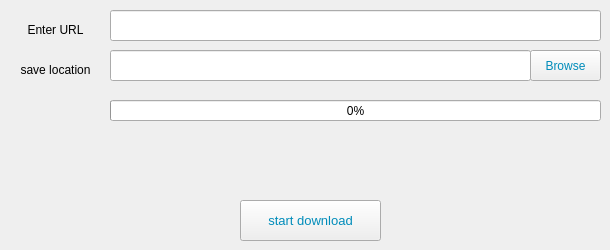
    <widget class="QWidget" name="tab">
     <attribute name="title">
      <string>Download Any File</string>
     </attribute>
     <widget class="QLineEdit" name="lineEdit_3">
      <property name="geometry">
       <rect>
        <x>110</x>
        <y>50</y>
        <width>421</width>
        <height>31</height>
       </rect>
      </property>
     </widget>
     <widget class="QProgressBar" name="progressBar">
      <property name="geometry">
       <rect>
        <x>110</x>
        <y>100</y>
        <width>491</width>
        <height>21</height>
       </rect>
      </property>
      <property name="autoFillBackground">
       <bool>false</bool>
      </property>
      <property name="styleSheet">
       <string notr="true"/>
      </property>
      <property name="value">
       <number>0</number>
      </property>
      <property name="orientation">
       <enum>Qt::Horizontal</enum>
      </property>
      <property name="invertedAppearance">
       <bool>false</bool>
      </property>
      <property name="textDirection">
       <enum>QProgressBar::BottomToTop</enum>
      </property>
     </widget>
     <widget class="QLabel" name="label_2">
      <property name="geometry">
       <rect>
        <x>10</x>
        <y>50</y>
        <width>91</width>
        <height>41</height>
       </rect>
      </property>
      <property name="text">
       <string>&lt;html&gt;&lt;head/&gt;&lt;body&gt;&lt;p align=&quot;center&quot;&gt;&lt;span style=&quot; font-size:9pt;&quot;&gt;save location&lt;/span&gt;&lt;/p&gt;&lt;/body&gt;&lt;/html&gt;</string>
      </property>
     </widget>
     <widget class="QPushButton" name="pushButton">
      <property name="geometry">
       <rect>
        <x>240</x>
        <y>200</y>
        <width>141</width>
        <height>41</height>
       </rect>
      </property>
      <property name="toolTip">
       <string>&lt;html&gt;&lt;head/&gt;&lt;body&gt;&lt;p align=&quot;center&quot;&gt;&lt;span style=&quot; font-size:9pt; color:#ffffff;&quot;&gt;Press to Download&lt;/span&gt;&lt;/p&gt;&lt;/body&gt;&lt;/html&gt;</string>
      </property>
      <property name="whatsThis">
       <string>&lt;html&gt;&lt;head/&gt;&lt;body&gt;&lt;p align=&quot;center&quot;&gt;&lt;span style=&quot; color:#e1bf10;&quot;&gt;Start Download&lt;/span&gt;&lt;/p&gt;&lt;/body&gt;&lt;/html&gt;</string>
      </property>
      <property name="styleSheet">
       <string notr="true">QPushButton{

  color:  #008CBA;
  padding: 10px 20px;
  text-align: center;
  text-decoration: none;
  display: inline-block;
  font-size:13px;
 transition-duration: 0.9s;

}
.QPushButton:hover {
  background-color:  #008CBA; /* Green */
  color: white;
}
{
  box-shadow: 0 8px 16px 0 rgba(0,0,0,0.2), 0 6px 20px 0 rgba(0,0,0,0.19);
}

.QPushButton:hover {
  box-shadow: 0 12px 16px 0 rgba(0,0,0,0.24), 0 17px 50px 0 rgba(0,0,0,0.19);


  transition-duration: 0.4s;
}

.QPushButton:hover {
  background-color: #4CAF50; /* Green */
  color: white;
}

.QPushButton {
  box-shadow: 0 8px 16px 0 rgba(0,0,0,0.2), 0 6px 20px 0 rgba(0,0,0,0.19);
}

.QPushButton:hover {
  box-shadow: 0 12px 16px 0 rgba(0,0,0,0.24), 0 17px 50px 0 rgba(0,0,0,0.19);

}</string>
      </property>
      <property name="text">
       <string>start download</string>
      </property>
     </widget>
     <widget class="QPushButton" name="pushButton_3">
      <property name="geometry">
       <rect>
        <x>530</x>
        <y>50</y>
        <width>71</width>
        <height>31</height>
       </rect>
      </property>
      <property name="toolTip">
       <string>&lt;html&gt;&lt;head/&gt;&lt;body&gt;&lt;p&gt;&lt;span style=&quot; font-weight:600; font-style:normal; color:#ffffff;&quot;&gt;Browse&lt;/span&gt;&lt;/p&gt;&lt;/body&gt;&lt;/html&gt;</string>
      </property>
      <property name="styleSheet">
       <string notr="true">QPushButton{

  color:  #008CBA;
  padding: 9px 15px;
  text-align: center;
  text-decoration: none;
  display: inline-block;
  font-size: 12px;
	font: 8pt &quot;MS Shell Dlg 2&quot;;
 transition-duration: 0.9s;

}
.QPushButton:hover {
  background-color:  #008CBA; /* Green */
  color: white;
}
{
  box-shadow: 0 8px 16px 0 rgba(0,0,0,0.2), 0 6px 20px 0 rgba(0,0,0,0.19);
}

.QPushButton:hover {
  box-shadow: 0 12px 16px 0 rgba(0,0,0,0.24), 0 17px 50px 0 rgba(0,0,0,0.19);


  transition-duration: 0.4s;
}

.QPushButton:hover {
  background-color: #4CAF50; /* Green */
  color: white;
}

.QPushButton {
  box-shadow: 0 8px 16px 0 rgba(0,0,0,0.2), 0 6px 20px 0 rgba(0,0,0,0.19);
}

.QPushButton:hover {
  box-shadow: 0 12px 16px 0 rgba(0,0,0,0.24), 0 17px 50px 0 rgba(0,0,0,0.19);

}</string>
      </property>
      <property name="text">
       <string>Browse</string>
      </property>
      <property name="checkable">
       <bool>false</bool>
      </property>
     </widget>
     <widget class="QLineEdit" name="lineEdit">
      <property name="geometry">
       <rect>
        <x>110</x>
        <y>10</y>
        <width>491</width>
        <height>31</height>
       </rect>
      </property>
     </widget>
     <widget class="QLabel" name="label">
      <property name="geometry">
       <rect>
        <x>10</x>
        <y>10</y>
        <width>91</width>
        <height>41</height>
       </rect>
      </property>
      <property name="toolTip">
       <string>&lt;html&gt;&lt;head/&gt;&lt;body&gt;&lt;p align=&quot;center&quot;&gt;Enter URL&lt;/p&gt;&lt;/body&gt;&lt;/html&gt;</string>
      </property>
      <property name="text">
       <string>&lt;html&gt;&lt;head/&gt;&lt;body&gt;&lt;p align=&quot;center&quot;&gt;Enter URL&lt;/p&gt;&lt;/body&gt;&lt;/html&gt;</string>
      </property>
     </widget>
    </widget>
